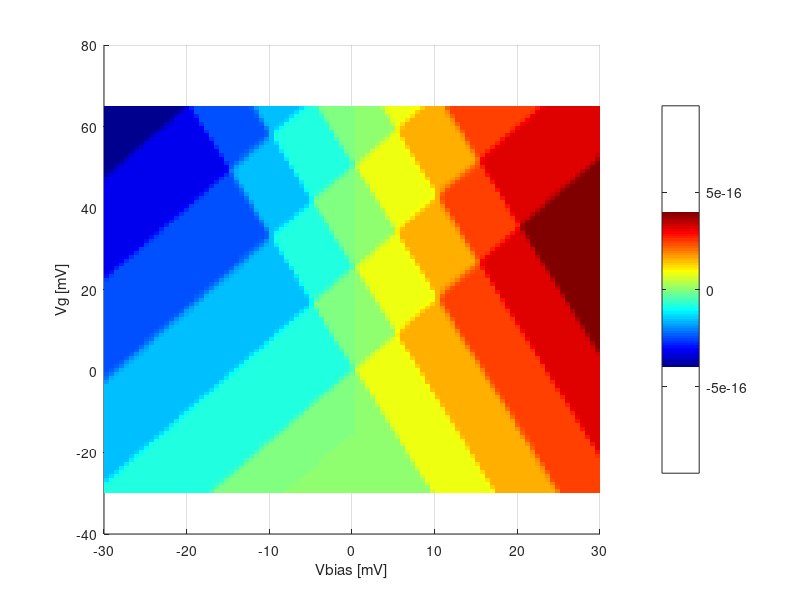

Source code (MATLAB):
function MasterEqn_SingleDot
global e;
global kB;
global Ec;
global T;
global NumChannels;

%Constants:
e = 1.602e-19;
kB = 1.38064e-23;
C = 0;
%System properties [K]:
T = 1;
NumChannels = 4;

%Device properties:
%lever-arm of plunger gate (alpha.g), source (alpha.R), drain (alpha.L)
alpha.g = 0.2;
alpha.L = 0.5;
alpha.R = 0.2;
%charging energy [eV]
Ec = 5e-3;
%Tunnel Barriers [Hz]
Gamma.L = 1e3;
Gamma.R = 1e3;

%Applied voltages
Vbias = linspace(-30,30,100)*1e-3;
Vg = linspace(-30,65,100)*1e-3;

%Calculate Current
for i=1:length(Vg)
    for ii=1:length(Vbias)
        I(i,ii) = Calc_I(Vg(i),Vbias(ii),alpha,Gamma);
%         pause(.1);
    end
end

figure(100);
surf(Vbias/1e-3,Vg/1e-3,I,'EdgeAlpha',0);
xlabel('Vbias [mV]');ylabel('Vg [mV]');
view(2);
colormap('jet');


set(gca,'ZLim',[min(min(I)),max(max(I))]);
set(gca,'CLim',[min(min(I)),max(max(I))])

colorbar;

end

function I = Calc_I(Vg,Vbias,alpha,Gamma)
global e;
global Ec;
global NumChannels;

%Vbias: Assume the positive lead is connected to source(Right) and the negative
%lead is connected to the drain(Left)
mu_L = e*Vbias/2;
mu_R = -e*Vbias/2;

I = 0;
for N=0:NumChannels
    %Chemical potential of dot
    mu = e*(alpha.R-alpha.L)*Vbias/2 - e*alpha.g*Vg + e*Ec*N;
    
    %Occupation probabilities:
    %rho_1: probability of having 1e in the dot
    %rho_0: probability of having 0e in the dot
    
    %Transfer Rates:
    %W01: rate at which the dot goes from 0e to 1e
    %W10: rate at which the dot goes from 1e to 0e
    %W01_L: rate at which 1e tunnels into the dot from the left
    %W01_R: rate at which 1e tunnels into the dot from the right
    %W10_L: rate at which 1e tunnels out of the dot from the left
    %W10_R: rate at which 1e tunnels out of the dot from the right
    W01_L = Gamma.L*Fermi(mu,mu_L);
    W01_R = Gamma.R*Fermi(mu,mu_R);
    W10_L = Gamma.L*(1-Fermi(mu,mu_L));
    W10_R = Gamma.R*(1-Fermi(mu,mu_R));
    
    W01 = W01_L + W01_R;
    W10 = W10_L + W10_R;
    
    rho_1 = W01/(W01+W10);
    rho_0 = W10/(W01+W10);
    
    I = e*(rho_1*W10_R - rho_0*W01_R) + I;
end

end

function out = Fermi(mu, mu_lead)
global T;
global kB;

out = 1./(exp((mu-mu_lead)/(kB*T)) + 1);

end